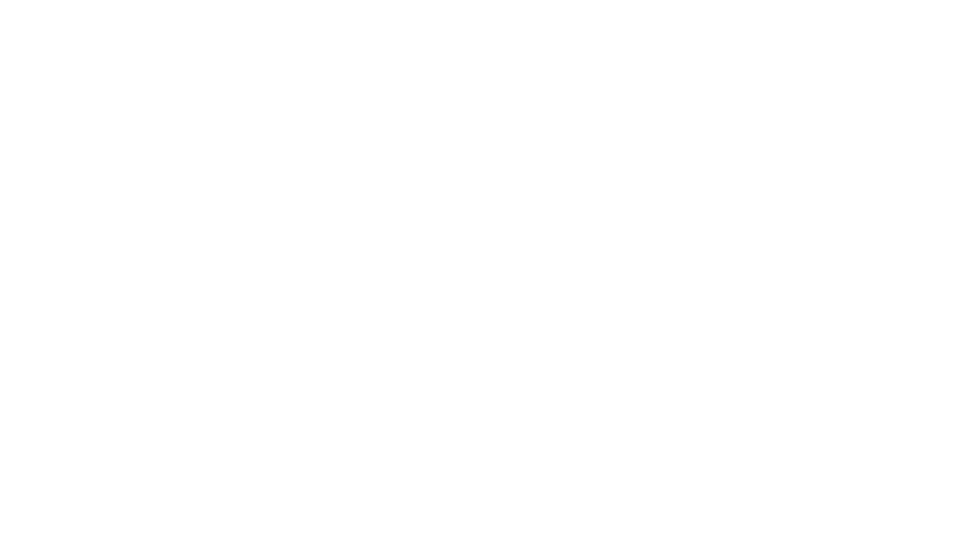
Frame 1 (no input)
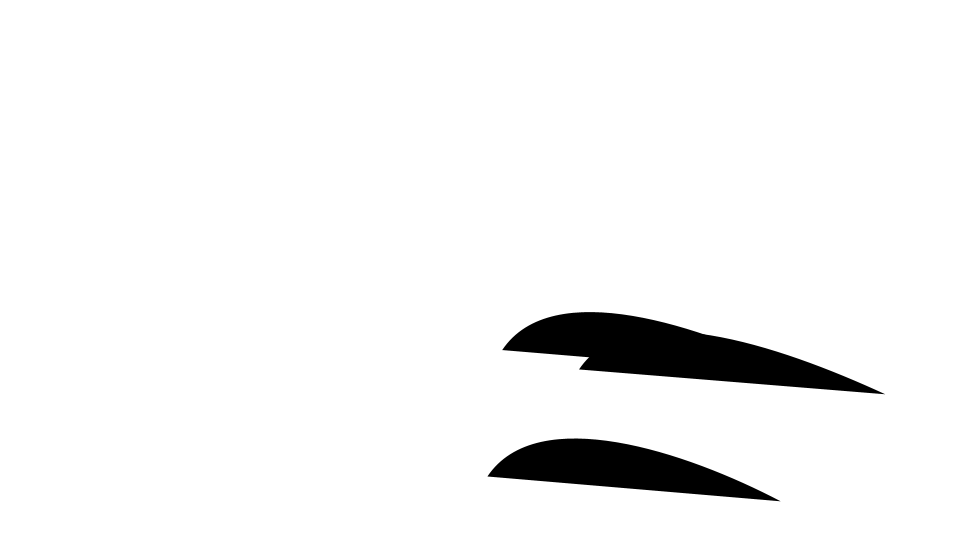
Frame 60 (the mouse pressed at the canvas centre just before this capture)
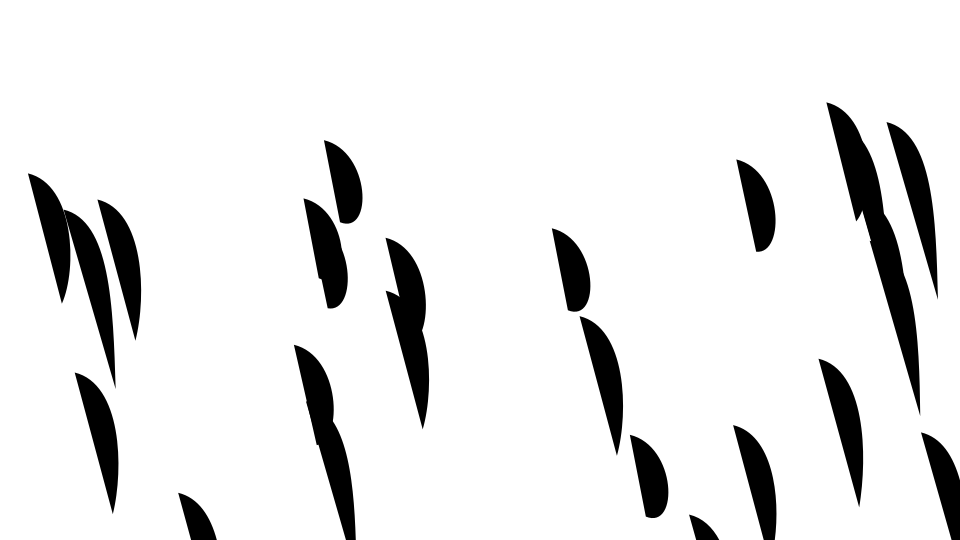
Frame 120 (the mouse held since frame 60 and released just before this capture)

The Processing sketch that drew these frames (run headless with seeded random() and noise(); from frame 60 on, the mouse is pressed at the canvas centre):

// Processing sketch: Code1_leaves
// ── Code1_leaves.pde
// Lee Kai Yin Kaylyn (18032)

//assignmentC - Principal Study 2B AY16-17

//Leaves shape and image changes when the vertexes changes

//DECLARE
ArrayList <Leaf> leaves;

void setup() {
  size(960,540); 
  smooth();

//INITIALIZE
leaves = new ArrayList<Leaf>();
  
}

void draw() {
  background(255);

//add function() to put particles into your ArrayList
//new object is added to the ArrayList every cycle through draw.
for (int i=0; i<500; i++) {
  leaves.add(new Leaf());
}
  
 //dot size() function to keep track of how many objects are in ArrayList. 
   // for loop with variable "i" and the dot get() function to grab the objects in the ArrayList for display.
  for (int i = 0; i < leaves.size(); i++ ) { 
    Leaf l = (Leaf) leaves.get(i);
    l.run();
  }

// When our collection gets to _ , we remove the object in position one of the ArrayList.
  if (leaves.size() < 0) {
    leaves.remove(0); 
  }
}

class Leaf {
  
  float x;
  float y;
  
  Leaf() {
    x = frameRate%200*(random(960));
    y = frameRate%100*(random(960));
  }
  
  void run(){
    draw();
  }
  
  void draw() {

    noStroke();
    fill(0);
    pushMatrix();
    translate(x, y);    
    scale(frameRate*0.1);
    rotate(mouseX*0.01);
    rotate(mouseY*0.01);
    //shape of leaves
     beginShape(); // start to draw a shape
  vertex(20, 45); // begin at this point x, y
  bezierVertex(30,30,60,40,70 + random(-20,20),50); // moving only the pointy point meant that sometimes the leaf shape would turn into a heart shape, because the control points were not also moving. So I created a variable called pointShift
  endShape();
    popMatrix();
    
}

}
